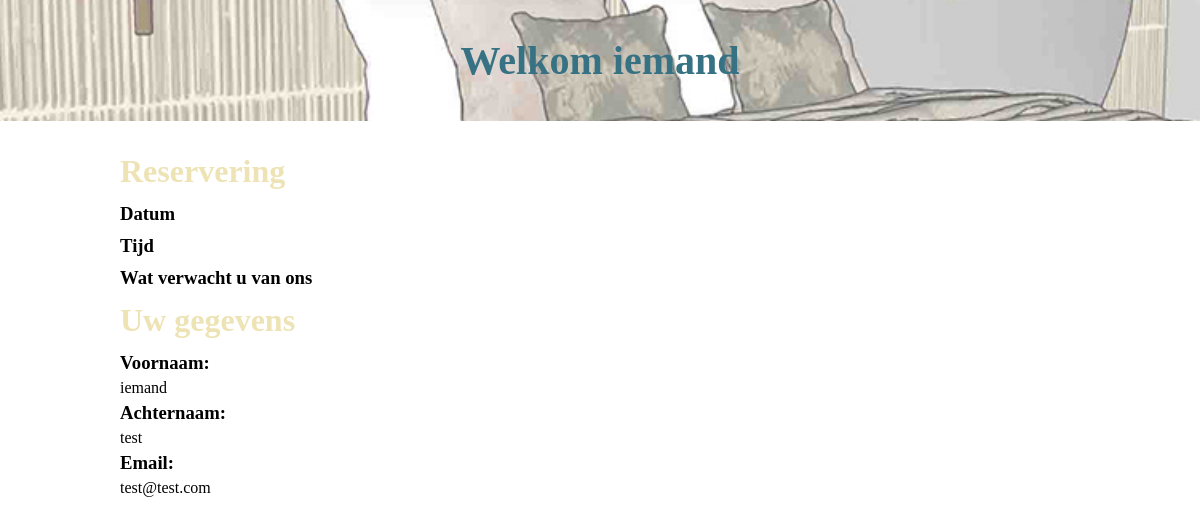
Before: /profile.php (signed in) with the older database file.
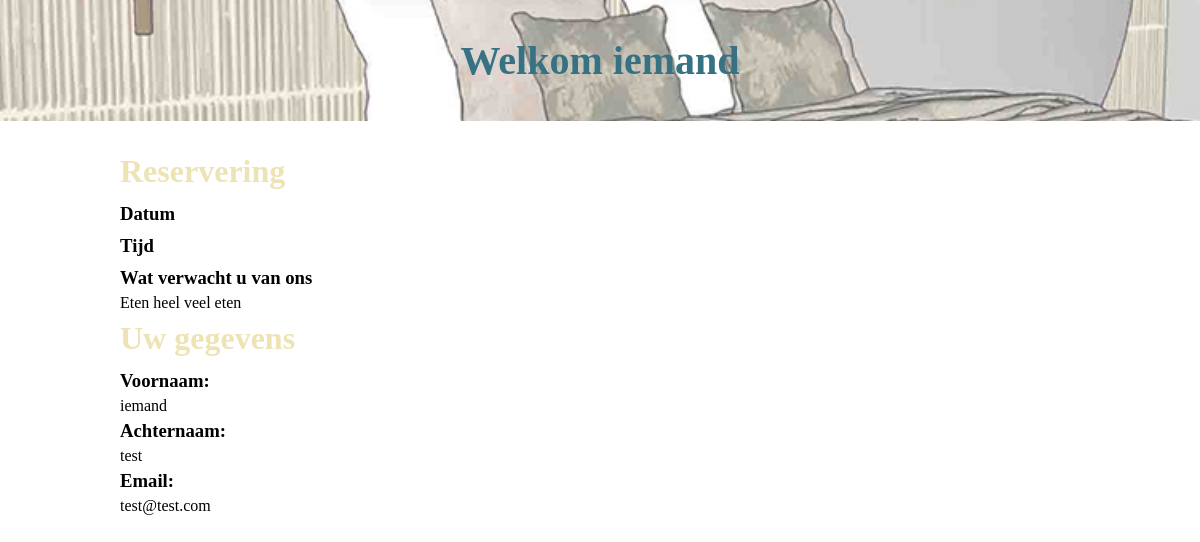
After: the same page with the newer database file.
### tables this page shows
CREATE TABLE `users` (
  `id` bigint NOT NULL,
  `first_name` varchar(50) NOT NULL,
  `last_name` varchar(50) NOT NULL,
  `email` varchar(255) NOT NULL,
  `password` varchar(255) NOT NULL,
  `admin_id` tinyint(1) NOT NULL
);

CREATE TABLE `reservations` (
  `id` bigint NOT NULL,
  `first_name` varchar(50) NOT NULL,
  `last_name` varchar(50) NOT NULL,
  `email` varchar(255) NOT NULL,
  `time` time DEFAULT NULL,
  `date` date DEFAULT NULL,
  `text` text NOT NULL,
  `user_id` bigint NOT NULL
);

### profile.php (the view, shortened to what this page needs)
<?php
require_once 'include/database.php';
$firstName = $_SESSION['firstName'];
$email = $_SESSION['email'];
$query = "
SELECT * FROM `users` WHERE `email` = '$email'
";
$result = mysqli_query($db, $query)
or die('Error: ' . mysqli_error($db) . 'with query ' . $query);
$row = mysqli_fetch_assoc($result);
$users = $row;
$sql = "
SELECT * FROM `reservations`
INNER JOIN `users`
ON reservations.user_id = users.id
WHERE users.email = '$email'
";
$result = mysqli_query($db, $sql)
or die('Error: ' . mysqli_error($db) . 'with query ' . $sql);
$reservations = mysqli_fetch_assoc($result);
?>
<!doctype html>
<html lang="en">
<head>
    <link rel="stylesheet" href="css/style.css">
    <link rel="stylesheet" href="css/intake.css">
</head>
<body>
<header>
    <h1> Welkom <?= $firstName ?></h1>
</header>
<main>
    <h2>Reservering</h2>
    <h3>Datum</h3>
    <h3>Tijd</h3>
    <h3>Wat verwacht u van ons</h3>
    <p>
        <?= $reservations['text'] ?>
    </p>
    <h2>Uw gegevens</h2>
    <div>
        <h3>Voornaam:</h3>
        <p>
            <?= $users['first_name'] ?>
        </p>
    </div>
    <div>
        <h3>Achternaam:</h3>
        <p>
            <?= $users['last_name'] ?>
        </p>
    </div>
    <div>
        <h3>Email:</h3>
        <p>
            <?= $users['email'] ?>
        </p>
    </div>
</main>
</body>
</html>

### css/style.css (style rules this page uses)
:root { --navAndFooter: #367283; --linkNavHover: #375082; --textColorBlue: #367283; --textColorYellow: #EEE3B4; --textColorBrown: #7B6340; --colorButton: #EEE3B4; --colorCalender: #7B6340; }
* { box-sizing: border-box; }
p, h1, h2, h3, a { font-family: "Baskerville Old Face", serif; }
h1, h2, h3 { padding: 5px 0; margin: 0; }
h1 { color: var(--textColorBlue); font-size: 2.5rem; }
p { margin: 0; }
body { margin: 0; }
header { padding: 0 10vw; }
main { padding: 3vh 10vw; }

### css/intake.css (style rules this page uses)
h2 { color: var(--textColorYellow); font-size: 2rem; padding: 1vh 0; margin: 0; }
header { background-image: url("../images/header.jpg"); background-size: cover; background-repeat: no-repeat; background-position: center; padding: 4vh 0; display: flex; flex-direction: column; align-items: center; }

Changed rows visible on the page:
now on this page (row edited): reservations: text "Eten heel veel eten"
